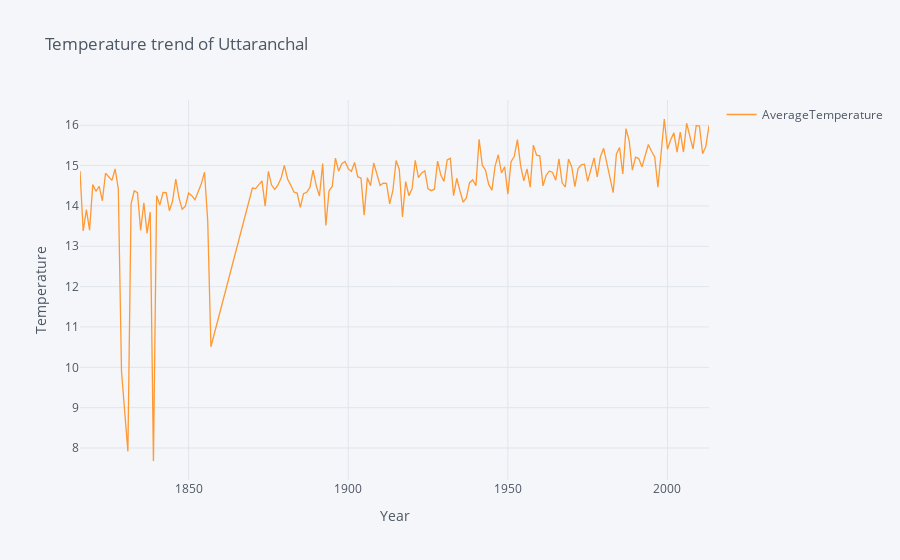

Source (notebook cell):
### Code cell
take_input()

### Figure 1 — Plotly figure (JSON) as saved in the notebook; plotly's stock layout.template omitted (floating-point values rounded to 4 significant figures; data arrays with more than 128 entries replaced by an {"elided": "..."} marker saying what was removed)
{"data": [{"line": {"color": "rgba(255, 153, 51, 1.0)", "dash": "solid", "shape": "linear", "width": 1.3}, "mode": "lines", "name": "AverageTemperature", "text": "", "type": "scatter", "x": {"elided": "184 int values"}, "y": {"elided": "184 float values"}}], "layout": {"legend": {"bgcolor": "#F5F6F9", "font": {"color": "#4D5663"}}, "paper_bgcolor": "#F5F6F9", "plot_bgcolor": "#F5F6F9", "showlegend": true, "title": {"font": {"color": "#4D5663"}, "text": "Temperature trend of Uttaranchal"}, "xaxis": {"gridcolor": "#E1E5ED", "showgrid": true, "tickfont": {"color": "#4D5663"}, "title": {"font": {"color": "#4D5663"}, "text": "Year"}, "zerolinecolor": "#E1E5ED"}, "yaxis": {"gridcolor": "#E1E5ED", "showgrid": true, "tickfont": {"color": "#4D5663"}, "title": {"font": {"color": "#4D5663"}, "text": "Temperature"}, "zerolinecolor": "#E1E5ED"}}}
